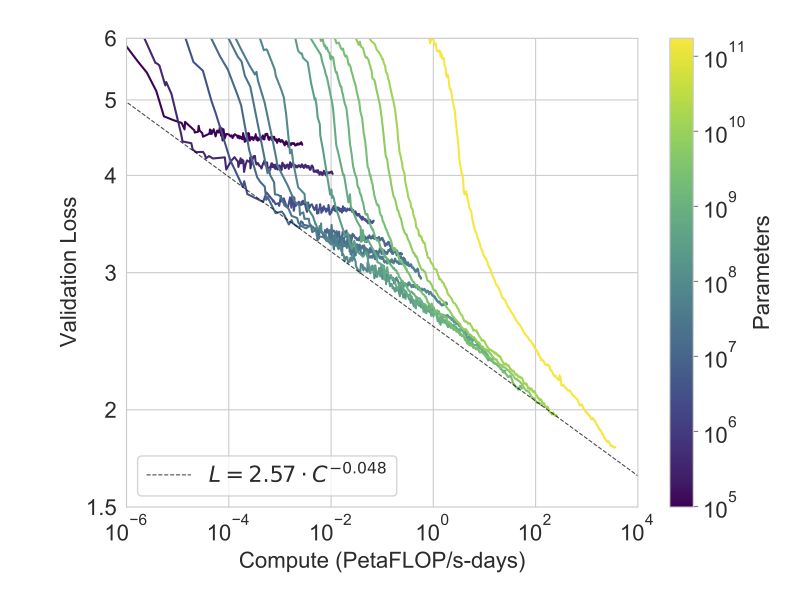
#> input picture data/LanguageModelingComputePareto.png, 2400 x 1800 px (shown at 1/3 size)
$ jupyter execute 6_neural_scaling_gpt_3_plot.ipynb
#> lines starting #> are read from the running program, lines starting #| are printed output that depends on the picture
## 6. Neural Scaling
- A number of scaling plots in this chapter are "reverse engineered" from a very central figure in the GPT-3 paper
- This notebook shows this process for completeness.

[cell 1]
import cv2
import numpy as np
import matplotlib.pyplot as plt
from matplotlib import cm
from matplotlib.colors import Normalize
from matplotlib.cm import ScalarMappable
from tqdm import tqdm
from matplotlib.transforms import Bbox

[cell 2]
#Load in plot from GPT-3 paper
im=cv2.imread('data/LanguageModelingComputePareto.png')[:,:,(2,1,0)]

[cell 3]
#Manually code up info from plot
plot_corners=[[114, 380], [1520,380], [1520, 1913], [114, 1914]]
xmin=1e-6
xmax=1e4
ymin=1.5
ymax=6

colors=np.array([[62,8,81], #0
                 [67,35,111],
                 [64,78,134],
                 [63,104,138],
                 [64, 115, 139], #4
                 [66, 123, 140], #5
                 [68,135,140],
                 [75,155,138],
                 [84,169,133], #8
                 [93,178,127], #9
                 [103, 188, 116], #[106,189,119], #10
                 [131,203,105],
                 [152, 210, 95],
                 [250,232,85]])
matching_thresh=[25, #0
                 25,
                 25,
                 15,
                 15,
                 15,
                 20,
                 25,
                 25, #8
                 20, #9
                 22, #10
                 25,
                 18, #12
                 25]

[cell 4]
#Search for matching colors
all_matches=[]
for color_index in range(len(colors)):
    matches=[]
    for col_index in np.arange(plot_corners[0][1], plot_corners[2][1]):
        distance_to_color=np.sum(abs(im[:, col_index].astype('float')-colors[color_index].astype('float')), 1)
        # distance_to_color=np.linalg.norm(abs(im[:, col_index].astype('float')-colors[color_index].astype('float')), axis=1)
        if np.min(distance_to_color)<matching_thresh[color_index]:
            matching_row=np.argmin(distance_to_color)
            matches.append([col_index, matching_row])
    matches=np.array(matches)
    all_matches.append(matches)
#> after the loop, all_matches = 14 items

[cell 5]
assumed_parameter_counts=[1e5,
                          5e5,
                          1e6,
                          4e6,
                          13e6,
                          40e6,
                          125e6, #These are from the paper
                          350e6,
                          760e6,
                          1.3e9,
                          2.7e9,
                          6.7e9,
                          12e9,
                          175e9]

cmap = cm.get_cmap('viridis')
min_val = np.log10(assumed_parameter_counts[0])
max_val = np.log10(assumed_parameter_counts[-1])
norm = Normalize(vmin=min_val, vmax=max_val)
sm = ScalarMappable(cmap=cmap, norm=norm)

[cell 6]
column_index_to_plot_value=np.logspace(-6, 4, plot_corners[2][1]-plot_corners[0][1])
row_index_to_plot_value=np.logspace(np.log10(1.5), np.log10(6), plot_corners[1][0]-plot_corners[0][0])

matches_mapped=[]
for m in all_matches:
    xs=column_index_to_plot_value[m[:,0]-plot_corners[0][1]]
    ys=row_index_to_plot_value[plot_corners[1][0]-m[:,1]]
    matches_mapped.append(np.vstack((xs, ys)).T)
#> this loop made 14 passes
#> after the loop, matches_mapped = 14 point arrays, longest 565 points

[cell 7]
# fig=plt.figure(0,(6*1.09,6)) #Aspection ratio from OG plot
fig=plt.figure(0,(6,4.5))
ax=fig.add_subplot(111)
for j in range(len(matches_mapped)):
    plt.plot(np.log10(matches_mapped[j][:,0]),
             np.log10(matches_mapped[j][:,1]),
             color=cmap(norm(np.log10(assumed_parameter_counts[j]))))

plt.ylim(np.log10(1.5), np.log10(6))
plt.xlim(-6, 4)
plt.xticks([-6, -4, -2, 0, 2, 4], ['$10^{-6}$', '$10^{-4}$', '$10^{-2}$', '$10^{0}$', '$10^{2}$', '$10^{4}$'], fontsize=12)
plt.yticks(np.log10(np.array([1.5, 2, 3, 4, 5, 6])), ['1.5', '2', '3', '4', '5', '6'], fontsize=12)

trend_x=np.logspace(-6, 4, 100)
#> trend_x = 100 values from 1e-06 to 10000
plt.plot(np.log10(trend_x), np.log10(2.57*trend_x**-0.048), 'k--')

cbar=plt.colorbar(sm, ax=ax, orientation='vertical')  # Use 'vertical' for a vertical colorbar
cbar.set_label('Parameters', fontsize=14)
cbar.set_ticklabels(['$10^{5}$','$10^{6}$','$10^{7}$','$10^{8}$','$10^{9}$','$10^{10}$','$10^{11}$',])

plt.grid(1)
ax.set_position(Bbox([[0.125, 0.11], [0.745, 0.88]])) #Got this from ax.get_position, should help with transitions if I can keep constant.
plt.xlabel('Compute (PetaFLOP/s-days)', fontsize=12);
plt.ylabel('Validation Loss', fontsize=12)
#Rendering for book
plt.savefig('/Users/stephen/Stephencwelch Dropbox/welch_labs/ai_book/6_neural_scaling/graphics/gpt3-recreated.svg', bbox_inches='tight')
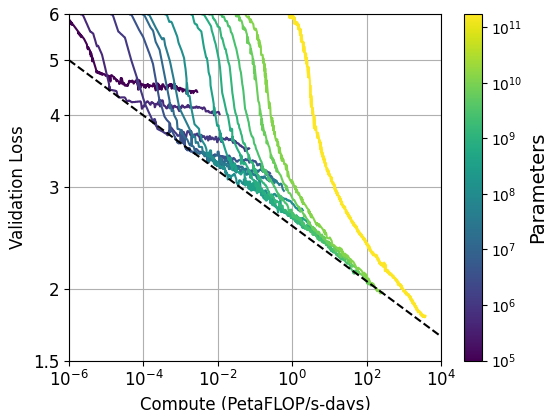
#> figure drawn by matplotlib, 2 panels; panel 1: curve peaks at x = -5.98, y = 0.767; panel 1: curve peaks at x = -5.67, y = 0.777; panel 1: curve peaks at x = -4.86, y = 0.777

[cell 8]
#Compare to original - not bad!
plt.imshow(im)

### Plot first few loss curves on non-logarithmic axis

[cell 9]
fig=plt.figure(0,(6,2.5), facecolor='w')
ax=fig.add_subplot(111, facecolor='w') #'#090B0A')

plt.plot((matches_mapped[0][:,0]),
         (matches_mapped[0][:,1]),
         color='purple', #cmap(norm(np.log10(assumed_parameter_counts[0]))),
         linewidth=2)
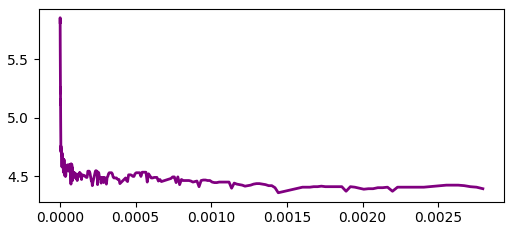
#> figure drawn by matplotlib, 1 panel; curve peaks at x = 1.05e-06, y = 5.85

[cell 10]
fig=plt.figure(0,(6,2.5), facecolor='w')
ax=fig.add_subplot(111, facecolor='w') #'#090B0A')

for j in range(2):
    plt.plot((matches_mapped[j][:,0]),
             (matches_mapped[j][:,1]),
             color=cmap(norm(np.log10(assumed_parameter_counts[j]))),
             linewidth=2)
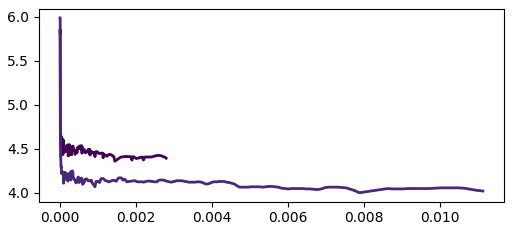
#> figure drawn by matplotlib, 1 panel; curve peaks at x = 1.05e-06, y = 5.85; curve peaks at x = 2.15e-06, y = 5.99

$ run again, with data/Baarle-Nassau_-_Baarle-Hertog-en no legend.png copied over data/LanguageModelingComputePareto.png
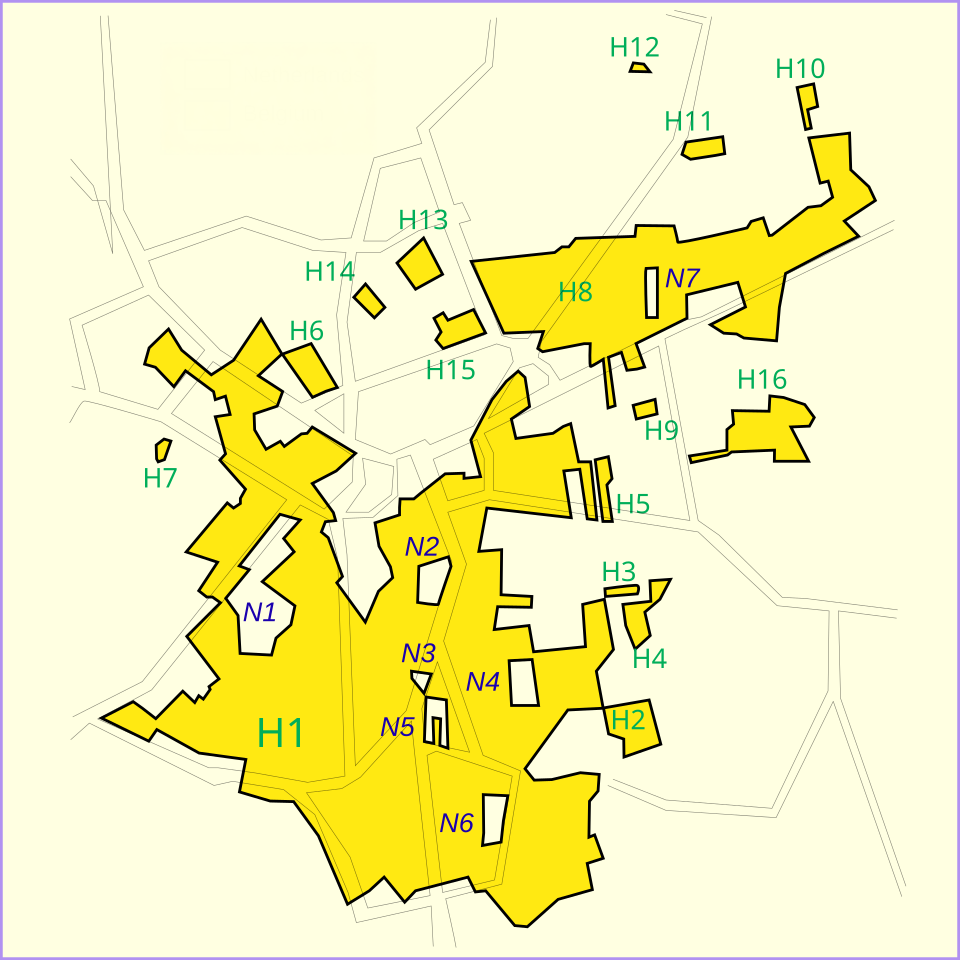
#> input picture data/Baarle-Nassau_-_Baarle-Hertog-en no legend.png, 960 x 960 px
#> `plt.savefig('/Users/stephen/Stephencwelch Dropbox/welch_labs/ai_book/6..`:
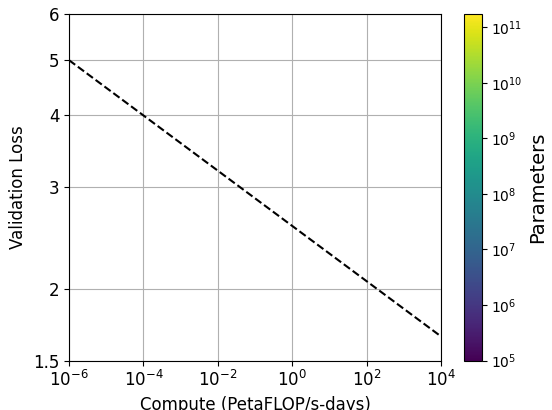
#> figure drawn by matplotlib, 2 panels; panel 1: curve peaks at x = -6, y = 0.698
